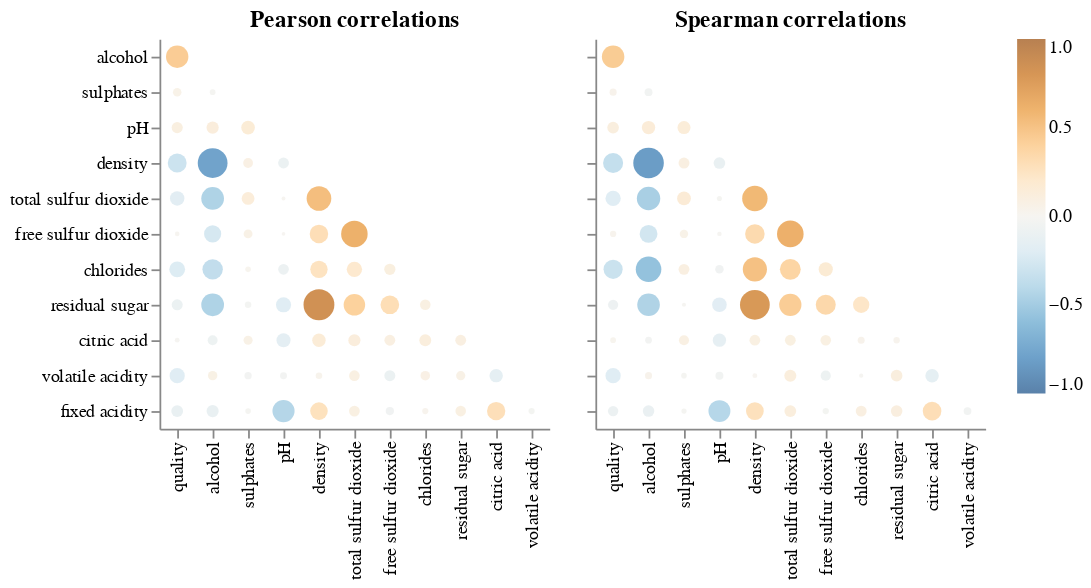

Notebook code cell kept with this figure:
### Code cell
aly.corr(origin_df)

### Figure 1 — Vega specification as saved in the notebook (floating-point values rounded to 4 significant figures)
{"$schema": "https://vega.github.io/schema/vega/v5.json", "data": [{"name": "source_0"}, {"name": "data_0", "values": [{"abs_value": 0.03192, "index": "pH", "value": -0.03192, "variable": "volatile acidity"}, {"abs_value": 0.06429, "index": "residual sugar", "value": 0.06429, "variable": "volatile acidity"}, {"abs_value": 0.1947, "index": "quality", "value": -0.1947, "variable": "volatile acidity"}, {"abs_value": 0.06772, "index": "alcohol", "value": 0.06772, "variable": "volatile acidity"}, {"abs_value": 0.03573, "index": "sulphates", "value": -0.03573, "variable": "volatile acidity"}, {"abs_value": 0.02711, "index": "density", "value": 0.02711, "variable": "volatile acidity"}, {"abs_value": 0.08926, "index": "total sulfur dioxide", "value": 0.08926, "variable": "volatile acidity"}, {"abs_value": 0.09701, "index": "free sulfur dioxide", "value": -0.09701, "variable": "volatile acidity"}, {"abs_value": 0.07051, "index": "chlorides", "value": 0.07051, "variable": "volatile acidity"}, {"abs_value": 0.1495, "index": "citric acid", "value": -0.1495, "variable": "volatile acidity"}, {"abs_value": 0.002321, "index": "pH", "value": 0.002321, "variable": "total sulfur dioxide"}, {"abs_value": 0.1346, "index": "sulphates", "value": 0.1346, "variable": "total sulfur dioxide"}, {"abs_value": 0.4489, "index": "alcohol", "value": -0.4489, "variable": "total sulfur dioxide"}, {"abs_value": 0.1747, "index": "quality", "value": -0.1747, "variable": "total sulfur dioxide"}, {"abs_value": 0.5299, "index": "density", "value": 0.5299, "variable": "total sulfur dioxide"}, {"abs_value": 0.01743, "index": "alcohol", "value": -0.01743, "variable": "sulphates"}, {"abs_value": 0.05368, "index": "quality", "value": 0.05368, "variable": "sulphates"}, {"abs_value": 0.09758, "index": "quality", "value": -0.09758, "variable": "residual sugar"}, {"abs_value": 0.08868, "index": "chlorides", "value": 0.08868, "variable": "residual sugar"}, {"abs_value": 0.2991, "index": "free sulfur dioxide", "value": 0.2991, "variable": "residual sugar"}, {"abs_value": 0.4506, "index": "alcohol", "value": -0.4506, "variable": "residual sugar"}, {"abs_value": 0.4014, "index": "total sulfur dioxide", "value": 0.4014, "variable": "residual sugar"}, {"abs_value": 0.839, "index": "density", "value": 0.839, "variable": "residual sugar"}, {"abs_value": 0.1941, "index": "pH", "value": -0.1941, "variable": "residual sugar"}, {"abs_value": 0.02666, "index": "sulphates", "value": -0.02666, "variable": "residual sugar"}, {"abs_value": 0.156, "index": "sulphates", "value": 0.156, "variable": "pH"}, {"abs_value": 0.1214, "index": "alcohol", "value": 0.1214, "variable": "pH"}, {"abs_value": 0.09943, "index": "quality", "value": 0.09943, "variable": "pH"}, {"abs_value": 0.2501, "index": "alcohol", "value": -0.2501, "variable": "free sulfur dioxide"}, {"abs_value": 0.05922, "index": "sulphates", "value": 0.05922, "variable": "free sulfur dioxide"}, {"abs_value": 0.0006178, "index": "pH", "value": -0.0006178, "variable": "free sulfur dioxide"}, {"abs_value": 0.2942, "index": "density", "value": 0.2942, "variable": "free sulfur dioxide"}, {"abs_value": 0.6155, "index": "total sulfur dioxide", "value": 0.6155, "variable": "free sulfur dioxide"}, {"abs_value": 0.008158, "index": "quality", "value": 0.008158, "variable": "free sulfur dioxide"}, {"abs_value": 0.0227, "index": "volatile acidity", "value": -0.0227, "variable": "fixed acidity"}, {"abs_value": 0.2892, "index": "citric acid", "value": 0.2892, "variable": "fixed acidity"}, {"abs_value": 0.08902, "index": "residual sugar", "value": 0.08902, "variable": "fixed acidity"}, {"abs_value": 0.02309, "index": "chlorides", "value": 0.02309, "variable": "fixed acidity"}, {"abs_value": 0.0494, "index": "free sulfur dioxide", "value": -0.0494, "variable": "fixed acidity"}, {"abs_value": 0.09107, "index": "total sulfur dioxide", "value": 0.09107, "variable": "fixed acidity"}, {"abs_value": 0.2653, "index": "density", "value": 0.2653, "variable": "fixed acidity"}, {"abs_value": 0.4259, "index": "pH", "value": -0.4259, "variable": "fixed acidity"}, {"abs_value": 0.01714, "index": "sulphates", "value": -0.01714, "variable": "fixed acidity"}, {"abs_value": 0.1209, "index": "alcohol", "value": -0.1209, "variable": "fixed acidity"}, {"abs_value": 0.1137, "index": "quality", "value": -0.1137, "variable": "fixed acidity"}, {"abs_value": 0.3071, "index": "quality", "value": -0.3071, "variable": "density"}, {"abs_value": 0.7801, "index": "alcohol", "value": -0.7801, "variable": "density"}, {"abs_value": 0.07449, "index": "sulphates", "value": 0.07449, "variable": "density"}, {"abs_value": 0.09359, "index": "pH", "value": -0.09359, "variable": "density"}, {"abs_value": 0.09421, "index": "residual sugar", "value": 0.09421, "variable": "citric acid"}, {"abs_value": 0.1144, "index": "chlorides", "value": 0.1144, "variable": "citric acid"}, {"abs_value": 0.009209, "index": "quality", "value": -0.009209, "variable": "citric acid"}, {"abs_value": 0.09408, "index": "free sulfur dioxide", "value": 0.09408, "variable": "citric acid"}, {"abs_value": 0.1211, "index": "total sulfur dioxide", "value": 0.1211, "variable": "citric acid"}, {"abs_value": 0.1495, "index": "density", "value": 0.1495, "variable": "citric acid"}, {"abs_value": 0.1637, "index": "pH", "value": -0.1637, "variable": "citric acid"}, {"abs_value": 0.06233, "index": "sulphates", "value": 0.06233, "variable": "citric acid"}, {"abs_value": 0.07573, "index": "alcohol", "value": -0.07573, "variable": "citric acid"}, {"abs_value": 0.2099, "index": "quality", "value": -0.2099, "variable": "chlorides"}, {"abs_value": 0.3602, "index": "alcohol", "value": -0.3602, "variable": "chlorides"}, {"abs_value": 0.01676, "index": "sulphates", "value": 0.01676, "variable": "chlorides"}, {"abs_value": 0.09044, "index": "pH", "value": -0.09044, "variable": "chlorides"}, {"abs_value": 0.2572, "index": "density", "value": 0.2572, "variable": "chlorides"}, {"abs_value": 0.1989, "index": "total sulfur dioxide", "value": 0.1989, "variable": "chlorides"}, {"abs_value": 0.1014, "index": "free sulfur dioxide", "value": 0.1014, "variable": "chlorides"}, {"abs_value": 0.4356, "index": "quality", "value": 0.4356, "variable": "alcohol"}]}, {"name": "source_1"}, {"name": "data_1", "values": [{"abs_value": 0.0452, "index": "pH", "value": -0.0452, "variable": "volatile acidity"}, {"abs_value": 0.1086, "index": "residual sugar", "value": 0.1086, "variable": "volatile acidity"}, {"abs_value": 0.1966, "index": "quality", "value": -0.1966, "variable": "volatile acidity"}, {"abs_value": 0.03397, "index": "alcohol", "value": 0.03397, "variable": "volatile acidity"}, {"abs_value": 0.0169, "index": "sulphates", "value": -0.0169, "variable": "volatile acidity"}, {"abs_value": 0.01012, "index": "density", "value": 0.01012, "variable": "volatile acidity"}, {"abs_value": 0.1176, "index": "total sulfur dioxide", "value": 0.1176, "variable": "volatile acidity"}, {"abs_value": 0.08121, "index": "free sulfur dioxide", "value": -0.08121, "variable": "volatile acidity"}, {"abs_value": 0.004934, "index": "chlorides", "value": -0.004934, "variable": "volatile acidity"}, {"abs_value": 0.1504, "index": "citric acid", "value": -0.1504, "variable": "volatile acidity"}, {"abs_value": 0.01183, "index": "pH", "value": -0.01183, "variable": "total sulfur dioxide"}, {"abs_value": 0.1578, "index": "sulphates", "value": 0.1578, "variable": "total sulfur dioxide"}, {"abs_value": 0.4766, "index": "alcohol", "value": -0.4766, "variable": "total sulfur dioxide"}, {"abs_value": 0.1967, "index": "quality", "value": -0.1967, "variable": "total sulfur dioxide"}, {"abs_value": 0.5638, "index": "density", "value": 0.5638, "variable": "total sulfur dioxide"}, {"abs_value": 0.04487, "index": "alcohol", "value": -0.04487, "variable": "sulphates"}, {"abs_value": 0.03332, "index": "quality", "value": 0.03332, "variable": "sulphates"}, {"abs_value": 0.08207, "index": "quality", "value": -0.08207, "variable": "residual sugar"}, {"abs_value": 0.2278, "index": "chlorides", "value": 0.2278, "variable": "residual sugar"}, {"abs_value": 0.3461, "index": "free sulfur dioxide", "value": 0.3461, "variable": "residual sugar"}, {"abs_value": 0.4453, "index": "alcohol", "value": -0.4453, "variable": "residual sugar"}, {"abs_value": 0.4313, "index": "total sulfur dioxide", "value": 0.4313, "variable": "residual sugar"}, {"abs_value": 0.7804, "index": "density", "value": 0.7804, "variable": "residual sugar"}, {"abs_value": 0.18, "index": "pH", "value": -0.18, "variable": "residual sugar"}, {"abs_value": 0.003844, "index": "sulphates", "value": -0.003844, "variable": "residual sugar"}, {"abs_value": 0.1402, "index": "sulphates", "value": 0.1402, "variable": "pH"}, {"abs_value": 0.1489, "index": "alcohol", "value": 0.1489, "variable": "pH"}, {"abs_value": 0.1094, "index": "quality", "value": 0.1094, "variable": "pH"}, {"abs_value": 0.2726, "index": "alcohol", "value": -0.2726, "variable": "free sulfur dioxide"}, {"abs_value": 0.05225, "index": "sulphates", "value": 0.05225, "variable": "free sulfur dioxide"}, {"abs_value": 0.006274, "index": "pH", "value": -0.006274, "variable": "free sulfur dioxide"}, {"abs_value": 0.3278, "index": "density", "value": 0.3278, "variable": "free sulfur dioxide"}, {"abs_value": 0.6186, "index": "total sulfur dioxide", "value": 0.6186, "variable": "free sulfur dioxide"}, {"abs_value": 0.02371, "index": "quality", "value": 0.02371, "variable": "free sulfur dioxide"}, {"abs_value": 0.04287, "index": "volatile acidity", "value": -0.04287, "variable": "fixed acidity"}, {"abs_value": 0.2979, "index": "citric acid", "value": 0.2979, "variable": "fixed acidity"}, {"abs_value": 0.1067, "index": "residual sugar", "value": 0.1067, "variable": "fixed acidity"}, {"abs_value": 0.09469, "index": "chlorides", "value": 0.09469, "variable": "fixed acidity"}, {"abs_value": 0.02454, "index": "free sulfur dioxide", "value": -0.02454, "variable": "fixed acidity"}, {"abs_value": 0.1126, "index": "total sulfur dioxide", "value": 0.1126, "variable": "fixed acidity"}, {"abs_value": 0.27, "index": "density", "value": 0.27, "variable": "fixed acidity"}, {"abs_value": 0.4183, "index": "pH", "value": -0.4183, "variable": "fixed acidity"}, {"abs_value": 0.01324, "index": "sulphates", "value": -0.01324, "variable": "fixed acidity"}, {"abs_value": 0.1068, "index": "alcohol", "value": -0.1068, "variable": "fixed acidity"}, {"abs_value": 0.08449, "index": "quality", "value": -0.08449, "variable": "fixed acidity"}, {"abs_value": 0.3484, "index": "quality", "value": -0.3484, "variable": "density"}, {"abs_value": 0.8219, "index": "alcohol", "value": -0.8219, "variable": "density"}, {"abs_value": 0.09508, "index": "sulphates", "value": 0.09508, "variable": "density"}, {"abs_value": 0.1101, "index": "pH", "value": -0.1101, "variable": "density"}, {"abs_value": 0.02462, "index": "residual sugar", "value": 0.02462, "variable": "citric acid"}, {"abs_value": 0.03266, "index": "chlorides", "value": 0.03266, "variable": "citric acid"}, {"abs_value": 0.01833, "index": "quality", "value": 0.01833, "variable": "citric acid"}, {"abs_value": 0.08831, "index": "free sulfur dioxide", "value": 0.08831, "variable": "citric acid"}, {"abs_value": 0.09322, "index": "total sulfur dioxide", "value": 0.09322, "variable": "citric acid"}, {"abs_value": 0.09143, "index": "density", "value": 0.09143, "variable": "citric acid"}, {"abs_value": 0.1462, "index": "pH", "value": -0.1462, "variable": "citric acid"}, {"abs_value": 0.07977, "index": "sulphates", "value": 0.07977, "variable": "citric acid"}, {"abs_value": 0.02917, "index": "alcohol", "value": -0.02917, "variable": "citric acid"}, {"abs_value": 0.3145, "index": "quality", "value": -0.3145, "variable": "chlorides"}, {"abs_value": 0.5708, "index": "alcohol", "value": -0.5708, "variable": "chlorides"}, {"abs_value": 0.09393, "index": "sulphates", "value": 0.09393, "variable": "chlorides"}, {"abs_value": 0.05401, "index": "pH", "value": -0.05401, "variable": "chlorides"}, {"abs_value": 0.5083, "index": "density", "value": 0.5083, "variable": "chlorides"}, {"abs_value": 0.3752, "index": "total sulfur dioxide", "value": 0.3752, "variable": "chlorides"}, {"abs_value": 0.167, "index": "free sulfur dioxide", "value": 0.167, "variable": "chlorides"}, {"abs_value": 0.4404, "index": "quality", "value": 0.4404, "variable": "alcohol"}]}, {"name": "source_0_concat_0_x_domain_index", "values": [{"index": "pH", "sort_field": 3.0}, {"index": "residual sugar", "sort_field": 8.0}, {"index": "quality", "sort_field": 0.0}, {"index": "alcohol", "sort_field": 1.0}, {"index": "sulphates", "sort_field": 2.0}, {"index": "density", "sort_field": 4.0}, {"index": "total sulfur dioxide", "sort_field": 5.0}, {"index": "free sulfur dioxide", "sort_field": 6.0}, {"index": "chlorides", "sort_field": 7.0}, {"index": "citric acid", "sort_field": 9.0}, {"index": "volatile acidity", "sort_field": 10.0}]}, {"name": "source_0_concat_0_y_domain_variable", "values": [{"sort_field": 9.0, "variable": "volatile acidity"}, {"sort_field": 4.0, "variable": "total sulfur dioxide"}, {"sort_field": 1.0, "variable": "sulphates"}, {"sort_field": 7.0, "variable": "residual sugar"}, {"sort_field": 2.0, "variable": "pH"}, {"sort_field": 5.0, "variable": "free sulfur dioxide"}, {"sort_field": 10.0, "variable": "fixed acidity"}, {"sort_field": 3.0, "variable": "density"}, {"sort_field": 8.0, "variable": "citric acid"}, {"sort_field": 6.0, "variable": "chlorides"}, {"sort_field": 0.0, "variable": "alcohol"}]}, {"name": "source_1_concat_1_x_domain_index", "values": [{"index": "pH", "sort_field": 3.0}, {"index": "residual sugar", "sort_field": 8.0}, {"index": "quality", "sort_field": 0.0}, {"index": "alcohol", "sort_field": 1.0}, {"index": "sulphates", "sort_field": 2.0}, {"index": "density", "sort_field": 4.0}, {"index": "total sulfur dioxide", "sort_field": 5.0}, {"index": "free sulfur dioxide", "sort_field": 6.0}, {"index": "chlorides", "sort_field": 7.0}, {"index": "citric acid", "sort_field": 9.0}, {"index": "volatile acidity", "sort_field": 10.0}]}, {"name": "source_1_concat_1_y_domain_variable", "values": [{"sort_field": 9.0, "variable": "volatile acidity"}, {"sort_field": 4.0, "variable": "total sulfur dioxide"}, {"sort_field": 1.0, "variable": "sulphates"}, {"sort_field": 7.0, "variable": "residual sugar"}, {"sort_field": 2.0, "variable": "pH"}, {"sort_field": 5.0, "variable": "free sulfur dioxide"}, {"sort_field": 10.0, "variable": "fixed acidity"}, {"sort_field": 3.0, "variable": "density"}, {"sort_field": 8.0, "variable": "citric acid"}, {"sort_field": 6.0, "variable": "chlorides"}, {"sort_field": 0.0, "variable": "alcohol"}]}], "signals": [{"name": "concat_0_x_step", "value": 20}, {"name": "concat_0_width", "update": "bandspace(domain('concat_0_x').length, 1, 0.5) * concat_0_x_step"}, {"name": "concat_0_y_step", "value": 20}, {"name": "concat_0_height", "update": "bandspace(domain('concat_0_y').length, 1, 0.5) * concat_0_y_step"}, {"name": "concat_1_x_step", "value": 20}, {"name": "concat_1_width", "update": "bandspace(domain('concat_1_x').length, 1, 0.5) * concat_1_x_step"}, {"name": "concat_1_y_step", "value": 20}, {"name": "concat_1_height", "update": "bandspace(domain('concat_1_y').length, 1, 0.5) * concat_1_y_step"}], "marks": [{"type": "group", "name": "concat_0_group", "encode": {"update": {"width": {"signal": "concat_0_width"}, "height": {"signal": "concat_0_height"}}}, "marks": [{"type": "symbol", "name": "concat_0_marks", "from": {"data": "data_0"}, "encode": {"update": {"size": {"field": "abs_value", "scale": "size"}, "shape": {"value": "circle"}, "opacity": {"value": 0.7}, "fill": {"field": "value", "scale": "color"}, "y": {"field": "variable", "scale": "concat_0_y"}, "tooltip": {"signal": "{\"corr\": format(datum[\"value\"], \".2f\"), \"x\": isValid(datum[\"index\"]) ? datum[\"index\"] : \"\"+datum[\"index\"], \"y\": isValid(datum[\"variable\"]) ? datum[\"variable\"] : \"\"+datum[\"variable\"]}"}, "x": {"field": "index", "scale": "concat_0_x"}}}, "style": ["circle"]}], "axes": [{"scale": "concat_0_x", "labelAngle": 270, "labelBaseline": "middle", "grid": false, "zindex": 0, "orient": "bottom", "labelAlign": "right"}, {"scale": "concat_0_y", "orient": "left", "grid": false, "zindex": 0}], "title": {"text": "Pearson correlations", "frame": "group"}, "style": "cell"}, {"type": "group", "name": "concat_1_group", "encode": {"update": {"width": {"signal": "concat_1_width"}, "height": {"signal": "concat_1_height"}}}, "marks": [{"type": "symbol", "name": "concat_1_marks", "from": {"data": "data_1"}, "encode": {"update": {"tooltip": {"signal": "{\"corr\": format(datum[\"value\"], \".2f\"), \"x\": isValid(datum[\"index\"]) ? datum[\"index\"] : \"\"+datum[\"index\"], \"y\": isValid(datum[\"variable\"]) ? datum[\"variable\"] : \"\"+datum[\"variable\"]}"}, "x": {"field": "index", "scale": "concat_1_x"}, "y": {"field": "variable", "scale": "concat_1_y"}, "shape": {"value": "circle"}, "fill": {"field": "value", "scale": "color"}, "opacity": {"value": 0.7}, "size": {"field": "abs_value", "scale": "size"}}}, "style": ["circle"]}], "axes": [{"scale": "concat_1_x", "labelBaseline": "middle", "orient": "bottom", "labelAlign": "right", "zindex": 0, "labelAngle": 270, "grid": false}, {"scale": "concat_1_y", "grid": false, "labels": false, "orient": "left", "zindex": 0}], "title": {"text": "Spearman correlations", "frame": "group"}, "style": "cell"}], "scales": [{"name": "color", "type": "linear", "domain": [-1, 1], "range": {"scheme": "blueorange"}, "interpolate": "hcl", "zero": true}, {"name": "size", "type": "linear", "domain": [0, 1], "range": [4, 361], "zero": true}, {"name": "concat_0_x", "type": "point", "domain": {"data": "source_0_concat_0_x_domain_index", "field": "index", "sort": {"op": "max", "field": "sort_field"}}, "range": {"step": {"signal": "concat_0_x_step"}}, "padding": 0.5}, {"name": "concat_0_y", "type": "point", "domain": {"data": "source_0_concat_0_y_domain_variable", "field": "variable", "sort": {"op": "max", "field": "sort_field"}}, "range": {"step": {"signal": "concat_0_y_step"}}, "padding": 0.5}, {"name": "concat_1_x", "type": "point", "domain": {"data": "source_1_concat_1_x_domain_index", "field": "index", "sort": {"op": "max", "field": "sort_field"}}, "range": {"step": {"signal": "concat_1_x_step"}}, "padding": 0.5}, {"name": "concat_1_y", "type": "point", "domain": {"data": "source_1_concat_1_y_domain_variable", "field": "variable", "sort": {"op": "max", "field": "sort_field"}}, "range": {"step": {"signal": "concat_1_y_step"}}, "padding": 0.5}], "legends": [{"fill": "color", "gradientLength": {"signal": "clamp(concat_0_height, 64, 200)"}, "encode": {"gradient": {"update": {"opacity": {"value": 0.7}}}}}], "padding": 5, "layout": {"padding": 20, "bounds": "full", "align": "each"}, "background": "white", "config": {"style": {"cell": {"strokeWidth": 0}}}}
